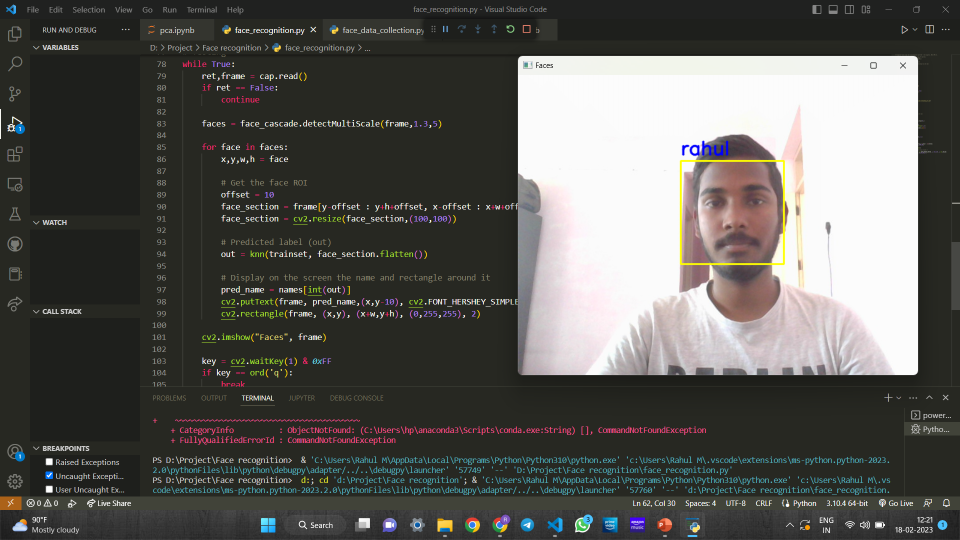
#> input picture 1.png, 1920 x 1080 px, given in place of the camera (shown at 1/2 size)
$ python face_data_collection.py
#> lines starting #> are read from the running program, lines starting #| are printed output that depends on the picture; after the words box and inside, x2 and y2 are one past the last pixel; in counts of white or black regions, pixels touching at a corner belong together
# Write a Python Script that captures images from your webcam video stream
# Extract all faces from the image frame (using haarcascades)
# Store the face information into numpy arrays

# 1. Read and show video stream, capture images
# 2. Detect faces and show bounding box
# 3. Flatten the largest-face image (gray scale) and save in a numpy array
# 4. Repeat the above for multiple people to generate training data

import cv2
import numpy as np

# Initialise camera
cap = cv2.VideoCapture(0)

# Face Detection
face_cascade = cv2.CascadeClassifier("haarcascade_frontalface_alt.xml")

skip = 0
face_data = []
dataset_path = './data/'
file_name = input("Enter the name of the person: ")
#> the answer given: 1.png

while True:
    ret,frame = cap.read()
#> frame is the input picture: shape (1080, 1920, 3); mean B, G, R 85.4, 89.1, 89.6
    gray_frame = cv2.cvtColor(frame, cv2.COLOR_BGR2GRAY)
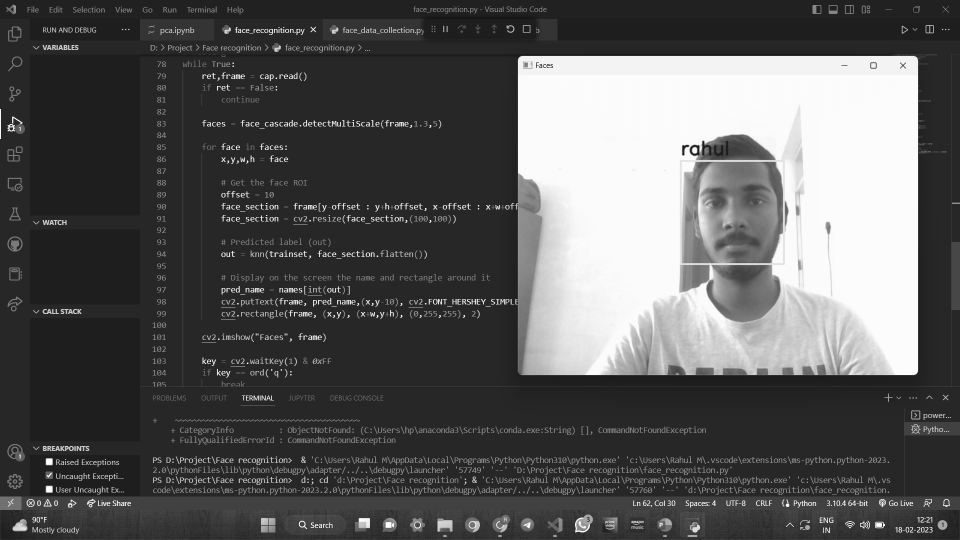
#> gray_frame: shape (1080, 1920) (shown at 1/2 size); min 0, max 255, mean 88.8

    if ret == False:
        continue

    faces = face_cascade.detectMultiScale(frame,1.3,5)
#> faces = [[1360, 321, 212, 212]]
    faces = sorted(faces, key = lambda f : f[2]*f[3], reverse = True) # Reverse sorting gives the largest face first

    for (x,y,w,h) in faces:
        cv2.rectangle(frame,(x,y),(x+w,y+h),(0,255,255),2)

        # Extract (crop out the required face) : region of interest
        offset = 10
        face_section = frame[y-offset : y+h+offset, x-offset : x+w+offset]
        face_section = cv2.resize(face_section,(100,100))

        skip+=1
        if skip%10 == 0:
            face_data.append(face_section)
            print(len(face_data))
#> this loop made 1 pass
#> (x, y, w, h, offset, skip) on pass 1: (1360, 321, 212, 212, 10, 1)
#> pass 1, `face_section = frame[y-offset : y+h+offset, x-offset : x+w+offset]`:
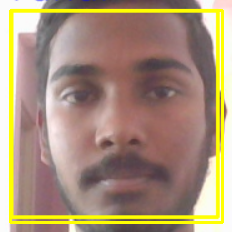
#> face_section: shape (232, 232, 3); mean B, G, R 122, 145.4, 168.6
#> pass 1, `face_section = cv2.resize(face_section,(100,100))`:
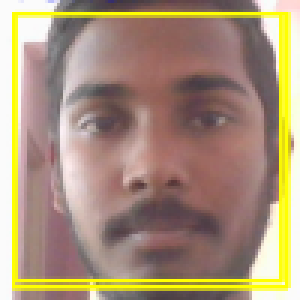
#> face_section: shape (100, 100, 3) (shown 3 times larger); mean B, G, R 121.1, 145.6, 168.7
#> after the loop:
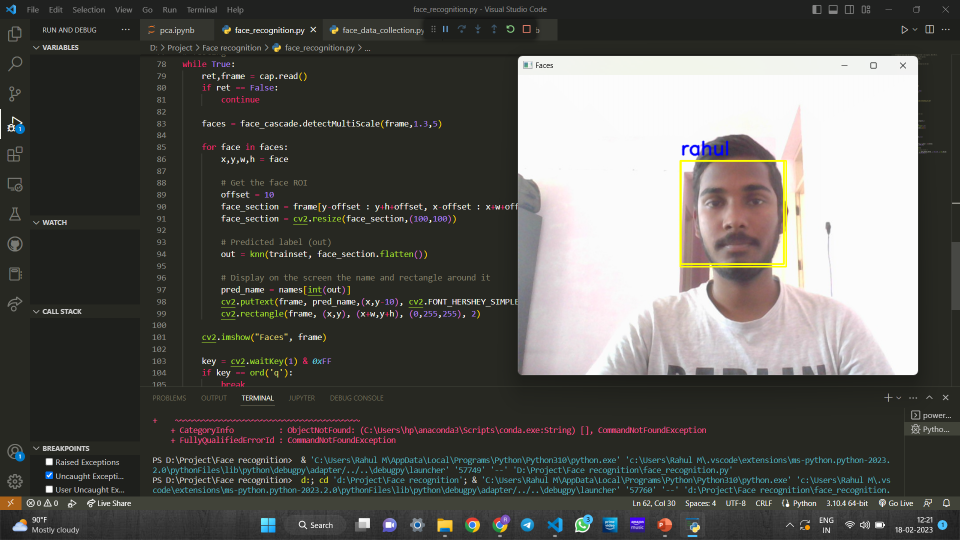
#> frame: shape (1080, 1920, 3) (shown at 1/2 size); 0.08% of pixels changed, all inside (x1, y1, x2, y2) = (1359, 320, 1574, 535)
#> after the loop, face_data = []; skip = 1

    cv2.imshow("Frame",frame)

    key_pressed = cv2.waitKey(1) & 0xFF
#> (key q is pressed here)
    if key_pressed == ord('q'):
        break

# Convert face list to a numpy array
face_data = np.asarray(face_data)
#> face_data = empty array
#> (the run stopped early here; a loop or call above may not have finished)
